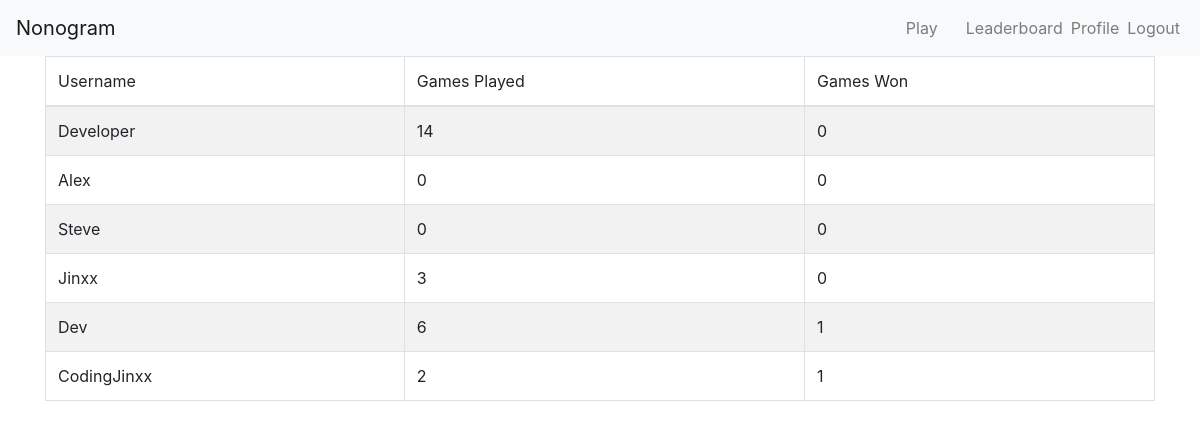
The page /leaderboard (signed in) on the database its author committed.
### application.py (models this page shows, shortened)
class User(flask_login.UserMixin, db.Model):
    id = db.Column(db.Integer, primary_key=True)
    username = db.Column(db.String(32), unique=True, nullable=False)
    passwordhashed = db.Column(db.String(64), nullable=False)
    games_played = db.Column(db.Integer, nullable=False, default=0)
    games_won = db.Column(db.Integer, nullable=False, default=0)
    def findUser(Key, Value):
        Key = str.lower(Key)
        if(Key == "username"):
            return User.query.filter_by(username=Value).first()
        if(Key == "id"):
            return User.query.filter_by(id=Value).first()
    def dbAsArray():
        return User.query.order_by(User.games_won).all()

### application.py (the view)
@app.route('/leaderboard', methods=['GET'])
def leaderboard():
    headers = ["Username", "Games Played", "Games Won"]
    data = []
    for user in User.dbAsArray():
        row = []
        row.append(user.username)
        row.append(user.games_played)
        row.append(user.games_won)
        data.append(row)
    return flask.render_template("leaderboard.html", headers=headers, data=data)

### application.py (called while the page is built)
@login_manager.user_loader
def load_user(user_id):
    return User.findUser("id", user_id)

### templates/leaderboard.html (shortened to what this page needs)
{% extends "base.html" %}
{% block main %}
<table id="leaderboard" class="table table-striped table-bordered">
    <thead>
        <tr>
        {% for header in headers %}
        <th>
            {{ header }}
        </th>
        {% endfor %}
        </tr>
    </thead>
    <tbody>
        {% for row in data %}
            <tr>
                {% for col in row %}
                <td> {{ col }}</td>
                {% endfor %}
            </tr>
        {% endfor %}
    </tbody>
</table>
{% endblock %}

### rows shown on the page
User: username "Developer", row "14" "0"
User: username "Alex", row "0" "0"
User: username "Steve", row "0" "0"
User: username "Jinxx", row "3" "0"
User: username "Dev", row "6" "1"
User: username "CodingJinxx", row "2" "1"

### other values the page prints
{{ header }} "Username" "Games Played" "Games Won"
